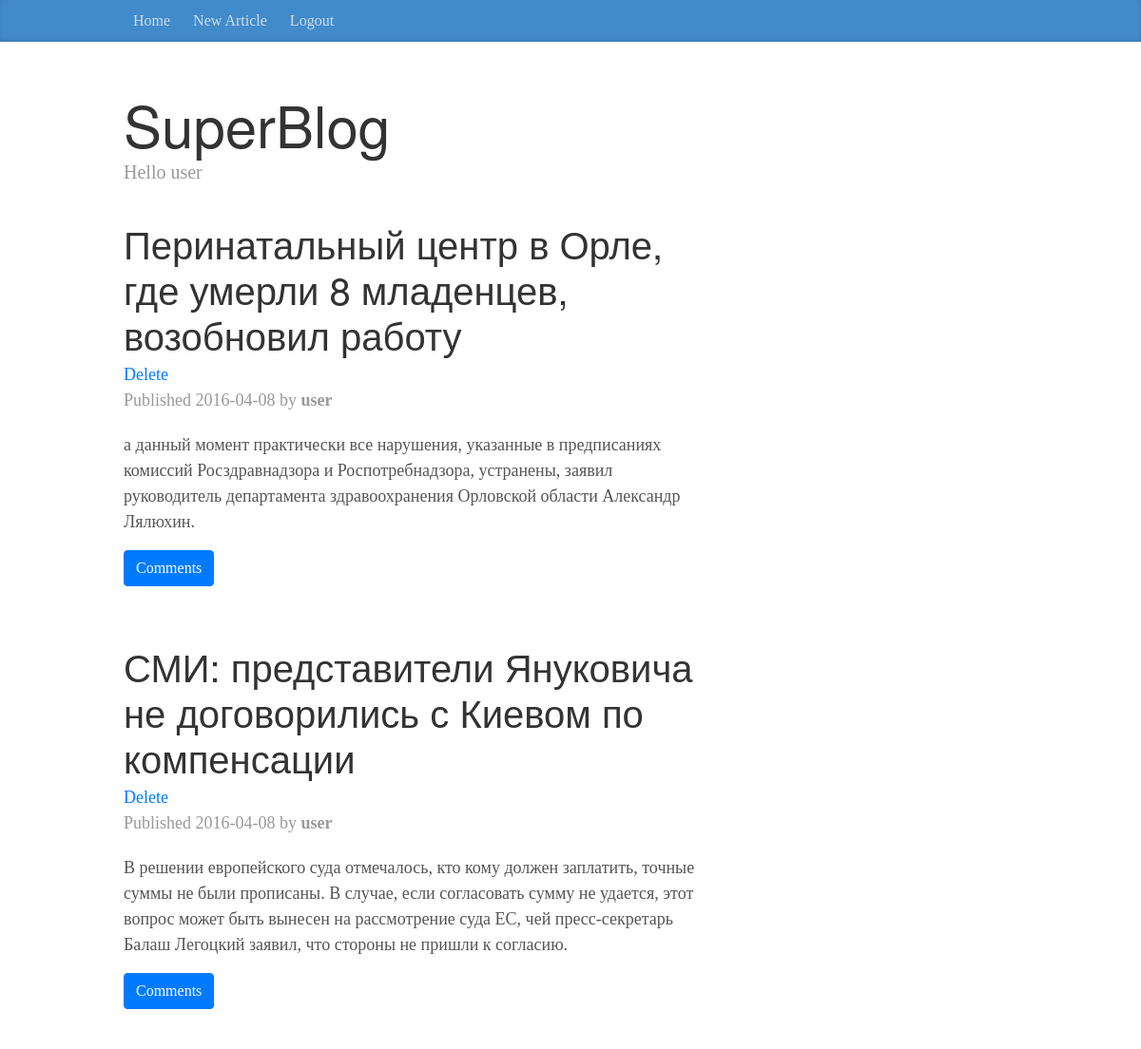
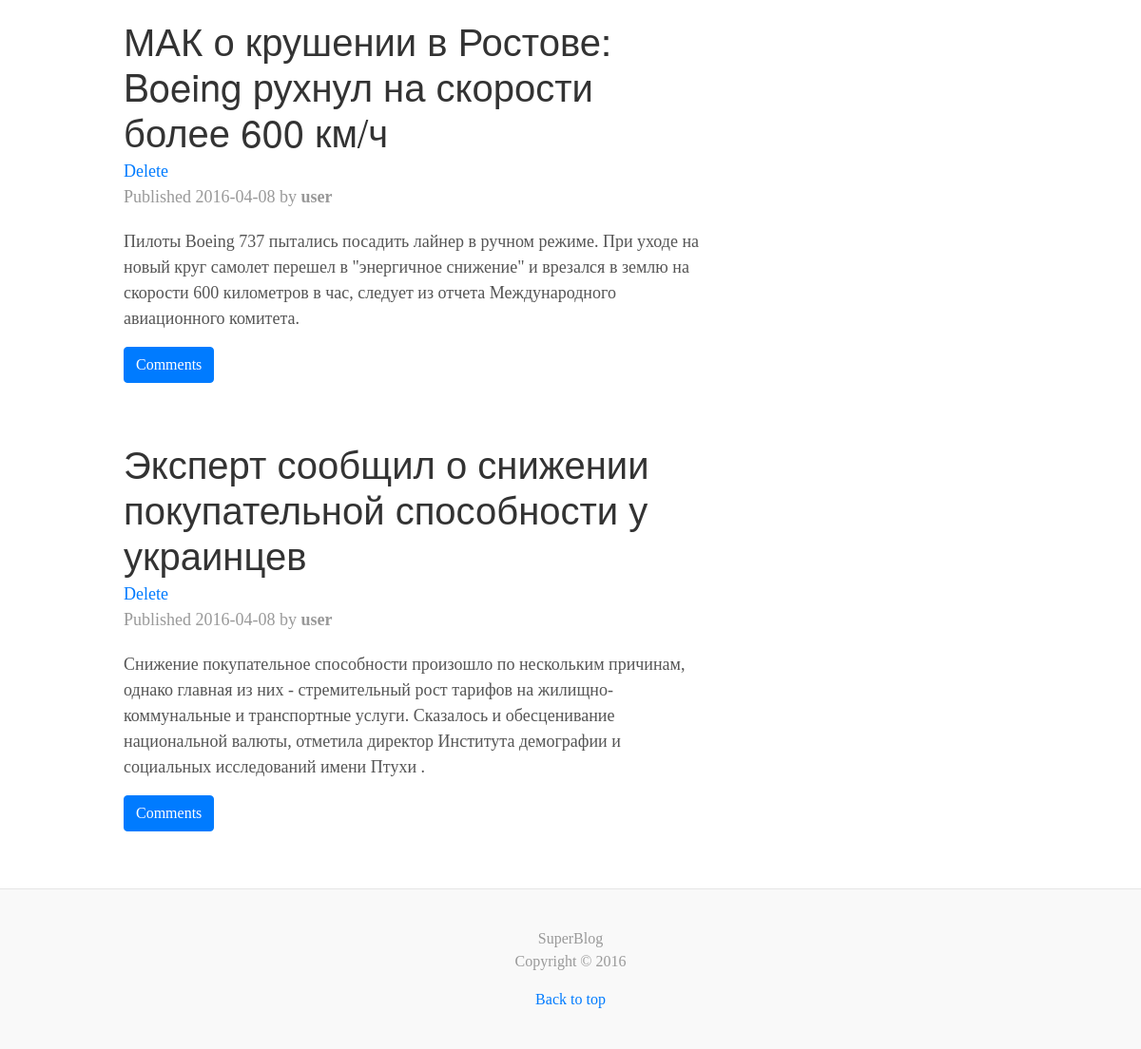
Screenshot of / (signed in) with the database file from the repository (2 pictures, top to bottom).
### models.py (models this page shows, shortened)
class User(db.Model):
    id = db.Column('user_id', db.Integer, primary_key=True)
    username = db.Column('username', db.String(20), unique=True, index=True)
    password = db.Column('password', db.String(10))
    email = db.Column('email', db.String(50), unique=True, index=True)
    registered_on = db.Column('registered_on', db.DateTime)

class Article(db.Model):
    id = db.Column('title_id', db.Integer, primary_key=True)
    title = db.Column('title', db.String(140), nullable=False, unique=True)
    content = db.Column('content', db.String(3000), nullable=False)
    is_visible = db.Column('is_visible', db.Boolean)
    user_id = db.Column('user_id', db.Integer, db.ForeignKey('user.user_id'))
    user = db.relationship('User', backref=db.backref('articles', lazy='dynamic'))
    date_created = db.Column(db.Date, default=datetime.today())

### views.py (the view)
@main.route('/', methods=['GET'])
def index():
    articles = Article.query.filter_by(is_visible=True)
    return render_template('articles.html', articles=articles)

### app.py (called while the page is built)
@login_manager.user_loader
def load_user(user_id):
    return User.query.get(user_id)

### templates/articles.html (shortened to what this page needs)
{% extends "_base1.html" %}
{% block content %}
    {% for article in articles %}
        <div class="blog-post" value="{{ article.id }}">
            <h2 class="blog-post-title">{{ article.title }}</h2>
            {% if current_user.id == article.user_id %}
                <a href="{{ url_for('main.delete',article_id=article.id) }}">Delete</a>
            {% endif %}
            <p class="blog-post-meta">
                Published {{ article.date_created }} by
                <b>{{ article.user.username }}</b>
            </p>
            <p>{{ article.content }}</p>
            <button type="button" class="comments btn btn-xs btn-primary">Comments
            </button>
        </div>
    {% endfor %}
{% endblock %}

### templates/_base1.html (shortened to what this page needs)
<!DOCTYPE html>
<html lang="en">
<head>
    <link href="{{ url_for('static',filename='bootstrap/dist/css/bootstrap.min.css') }}" rel="stylesheet">
    <link href="{{ url_for('static',filename='blog.css') }}" rel="stylesheet">
</head>
<body>
<div class="blog-masthead">
    <div class="container">
        <nav class="blog-nav">
            <a class="blog-nav-item" href="{{ url_for('main.index') }}">Home</a>
            {% if not current_user.is_authenticated %}
                <a class="blog-nav-item" href="{{ url_for('auth.login') }}">Login</a>
                <a class="blog-nav-item" href="{{ url_for('auth.register') }}">Register</a>
            {% else %}
                <a class="blog-nav-item" href="{{ url_for('main.new_article') }}">New Article</a>
                <a class="blog-nav-item" href="{{ url_for('auth.logout') }}">Logout</a>
            {% endif %}
        </nav>
    </div>
</div>
<div class="container">
    <div class="blog-header">
        <h1 class="blog-title">SuperBlog</h1>
        <p class="lead blog-description">Hello
            {% if not current_user.is_authenticated %}
                Guest
            {% else %}
                {{ current_user.username }}
            {% endif %}
        </p>
    </div>
    <div class="row">
        <div class="col-sm-8 blog-main">
            <div class="blog-post">
                {% block content %}
                {% endblock %}
            </div>
        </div>
    </div>
</div>
<footer class="blog-footer">
    <p>SuperBlog<br>Copyright &copy; 2016</p>
    <p>
        <a href="#">Back to top</a>
    </p>
</footer>
</body>
</html>

### static/blog.css (style rules this page uses)
body { font-family: Georgia, "Times New Roman", Times, serif; color: #555; }
h1, .h1, h2, .h2, h3, .h3, h4, .h4, h5, .h5, h6, .h6 { margin-top: 0; font-family: "Helvetica Neue", Helvetica, Arial, sans-serif; font-weight: normal; color: #333; }
@media (min-width: 1200px) { .container { width: 970px; } }
.blog-masthead { background-color: #428bca; -webkit-box-shadow: inset 0 -2px 5px rgba(0, 0, 0, .1); box-shadow: inset 0 -2px 5px rgba(0, 0, 0, .1); }
.blog-nav-item { position: relative; display: inline-block; padding: 10px; font-weight: 500; color: #cdddeb; }
.blog-header { padding-top: 20px; padding-bottom: 20px; }
.blog-title { margin-top: 30px; margin-bottom: 0; font-size: 60px; font-weight: normal; }
.blog-description { font-size: 20px; color: #999; }
.blog-main { font-size: 18px; line-height: 1.5; }
.blog-post { margin-bottom: 60px; }
.blog-post-title { margin-bottom: 5px; font-size: 40px; }
.blog-post-meta { margin-bottom: 20px; color: #999; }
.blog-footer { padding: 40px 0; color: #999; text-align: center; background-color: #f9f9f9; border-top: 1px solid #e5e5e5; }
.blog-footer p:last-child { margin-bottom: 0; }

### rows the page displays
User: username "user"
Article: {{ article.id }} 1 (drawn), title "Перинатальный центр в Орле, где умерли 8 младенцев, возобновил работу", date_created "2016-04-08", user.username "user", content "а данный момент практически все нарушения, указанные в предписаниях комиссий Росздравнадзора и Роспотребнадзора, устранены, заявил руководитель департамента здравоохранения Орловской области Александр Лялюхин."
Article: {{ article.id }} 2 (drawn), title "СМИ: представители Януковича не договорились с Киевом по компенсации", date_created "2016-04-08", user.username "user", content "В решении европейского суда отмечалось, кто кому должен заплатить, точные суммы не были прописаны. В случае, если согласовать сумму не удается, этот вопрос может быть вынесен на рассмотрение суда ЕС, чей пресс-секретарь Балаш Легоцкий заявил, что стороны не пришли к согласию."
Article: {{ article.id }} 3 (drawn), title "МАК о крушении в Ростове: Boeing рухнул на скорости более 600 км/ч", date_created "2016-04-08", user.username "user", content "Пилоты Boeing 737 пытались посадить лайнер в ручном режиме. При уходе на новый круг самолет перешел в \"энергичное снижение\" и врезался в землю на скорости 600 километров в час, следует из отчета Международного авиационного комитета."
Article: {{ article.id }} 4 (drawn), title "Эксперт сообщил о снижении покупательной способности у украинцев", date_created "2016-04-08", user.username "user", content "Снижение покупательное способности произошло по нескольким причинам, однако главная из них - стремительный рост тарифов на жилищно-коммунальные и транспортные услуги. Сказалось и обесценивание национальной валюты, отметила директор Института демографии и социальных исследований имени Птухи ."
